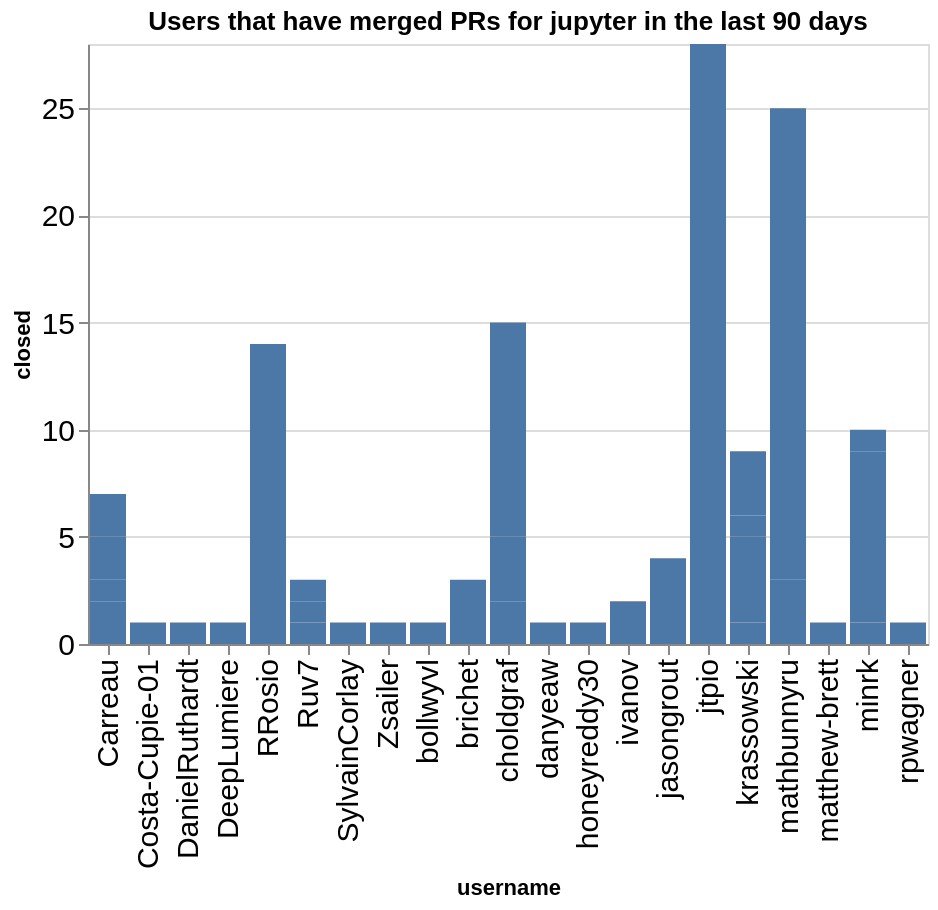

Notebook cell for this chart:
### Code cell
charts = []
title = f"Users that have merged PRs for {github_org} in the last {n_days} days"
ch = alt.Chart(data=closed_by_repo.replace(np.nan, 0), title=title).mark_bar().encode(
    x='username',
    y='closed',
)
ch

### Figure 1 — Vega-Lite specification as saved in the notebook (floating-point values rounded to 4 significant figures)
{"config": {"axisLeft": {"labelFontSize": 15}, "axisBottom": {"labelFontSize": 15}}, "data": {"name": "data-5a2bb5dc71f6f377d3db3d6ef99f00b3"}, "mark": {"type": "bar"}, "encoding": {"x": {"field": "username", "type": "nominal"}, "y": {"field": "closed", "type": "quantitative"}}, "title": "Users that have merged PRs for jupyter in the last 90 days", "$schema": "https://vega.github.io/schema/vega-lite/v5.20.1.json", "datasets": {"data-5a2bb5dc71f6f377d3db3d6ef99f00b3": [{"name": "cookiecutter-docker-stacks", "username": "mathbunnyru", "closed": 3}, {"name": "docker-stacks", "username": "mathbunnyru", "closed": 22}, {"name": "governance", "username": "Ruv7", "closed": 1}, {"name": "governance", "username": "Zsailer", "closed": 1}, {"name": "governance", "username": "choldgraf", "closed": 2}, {"name": "governance", "username": "jasongrout", "closed": 4}, {"name": "governance", "username": "krassowski", "closed": 1}, {"name": "jupyter", "username": "Ruv7", "closed": 1}, {"name": "jupyter", "username": "choldgraf", "closed": 3}, {"name": "jupyter", "username": "ivanov", "closed": 2}, {"name": "jupyter.github.io", "username": "DeepLumiere", "closed": 1}, {"name": "jupyter.github.io", "username": "Ruv7", "closed": 1}, {"name": "jupyter.github.io", "username": "SylvainCorlay", "closed": 1}, {"name": "jupyter.github.io", "username": "choldgraf", "closed": 9}, {"name": "jupyter.github.io", "username": "krassowski", "closed": 4}, {"name": "jupyter_client", "username": "minrk", "closed": 1}, {"name": "jupyter_core", "username": "Carreau", "closed": 2}, {"name": "jupyter_core", "username": "minrk", "closed": 8}, {"name": "nbclassic", "username": "RRosio", "closed": 14}, {"name": "nbclassic", "username": "danyeaw", "closed": 1}, {"name": "nbclassic", "username": "matthew-brett", "closed": 1}, {"name": "nbconvert", "username": "minrk", "closed": 1}, {"name": "nbdime", "username": "Costa-Cupie-01", "closed": 1}, {"name": "nbdime", "username": "krassowski", "closed": 1}, {"name": "nbformat", "username": "Carreau", "closed": 1}, {"name": "nbgrader", "username": "brichet", "closed": 3}, {"name": "nbviewer", "username": "bollwyvl", "closed": 1}, {"name": "notebook", "username": "honeyreddy30", "closed": 1}, {"name": "notebook", "username": "jtpio", "closed": 21}, {"name": "notebook", "username": "krassowski", "closed": 3}, {"name": "notebook_shim", "username": "Carreau", "closed": 2}, {"name": "security", "username": "Carreau", "closed": 2}, {"name": "security", "username": "rpwagner", "closed": 1}, {"name": "terminado", "username": "DanielRuthardt", "closed": 1}, {"name": "try-jupyter", "username": "choldgraf", "closed": 1}, {"name": "try-jupyter", "username": "jtpio", "closed": 7}]}}
